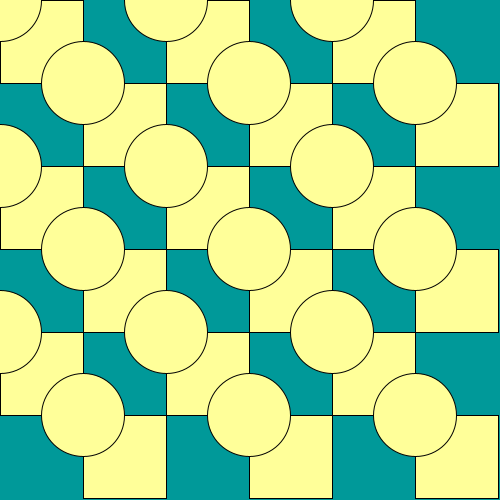
Frame 1 (no input)
Frame 60 (the mouse pressed at the canvas centre just before this capture): identical to frame 1, image omitted
Frame 120 (the mouse held since frame 60 and released just before this capture): identical to frame 1, image omitted

The Processing sketch that drew this single still picture (run headless with seeded random() and noise(); from frame 60 on, the mouse is pressed at the canvas centre):

// Processing sketch: Random_RecursivePattern
// ── Random_RecursivePattern.pde
int num_block;

void setup()
{
  size (500, 500);
  num_block=6;
}

void draw()
{
  background(0, 153, 153);
  smooth();
  fill(255, 255, 153);
  int start_x, start_y;
  for(int j=0; j<num_block; j++)
  {
    start_y= j*(height/num_block);
    for(int i=0; i<num_block; i++)
    {
      start_x = i*(width/num_block);
      
      if((j%2==0 && i%2==0) || (j%2==1 && i%2==1))
      {
        rect(start_x, start_y, width/num_block, height/num_block);
        ellipse(start_x, start_y, width/num_block, height/num_block);
        
      }
    }
  }
}
